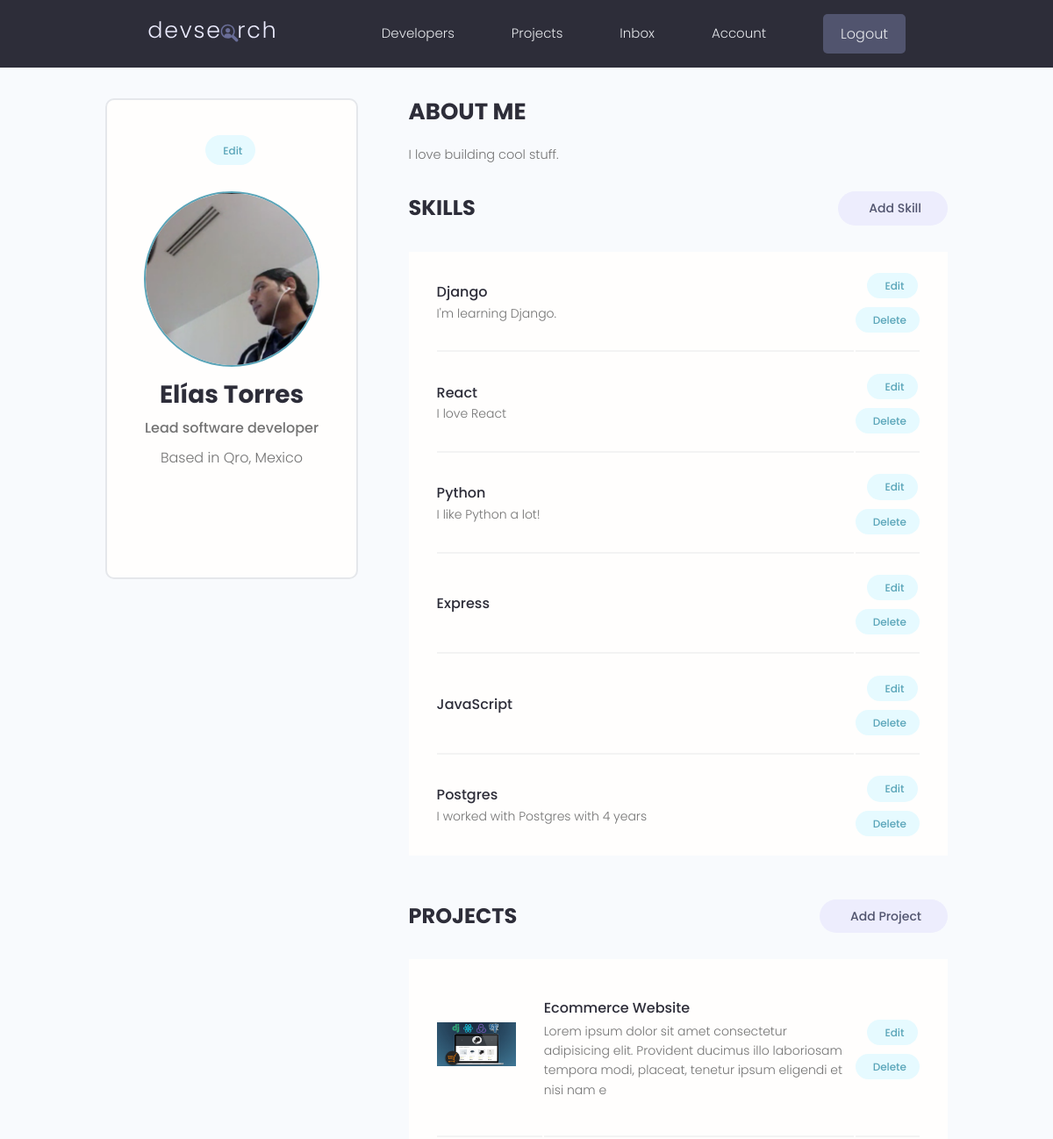
Before: /account/ (signed in, upper part) with the older database file.
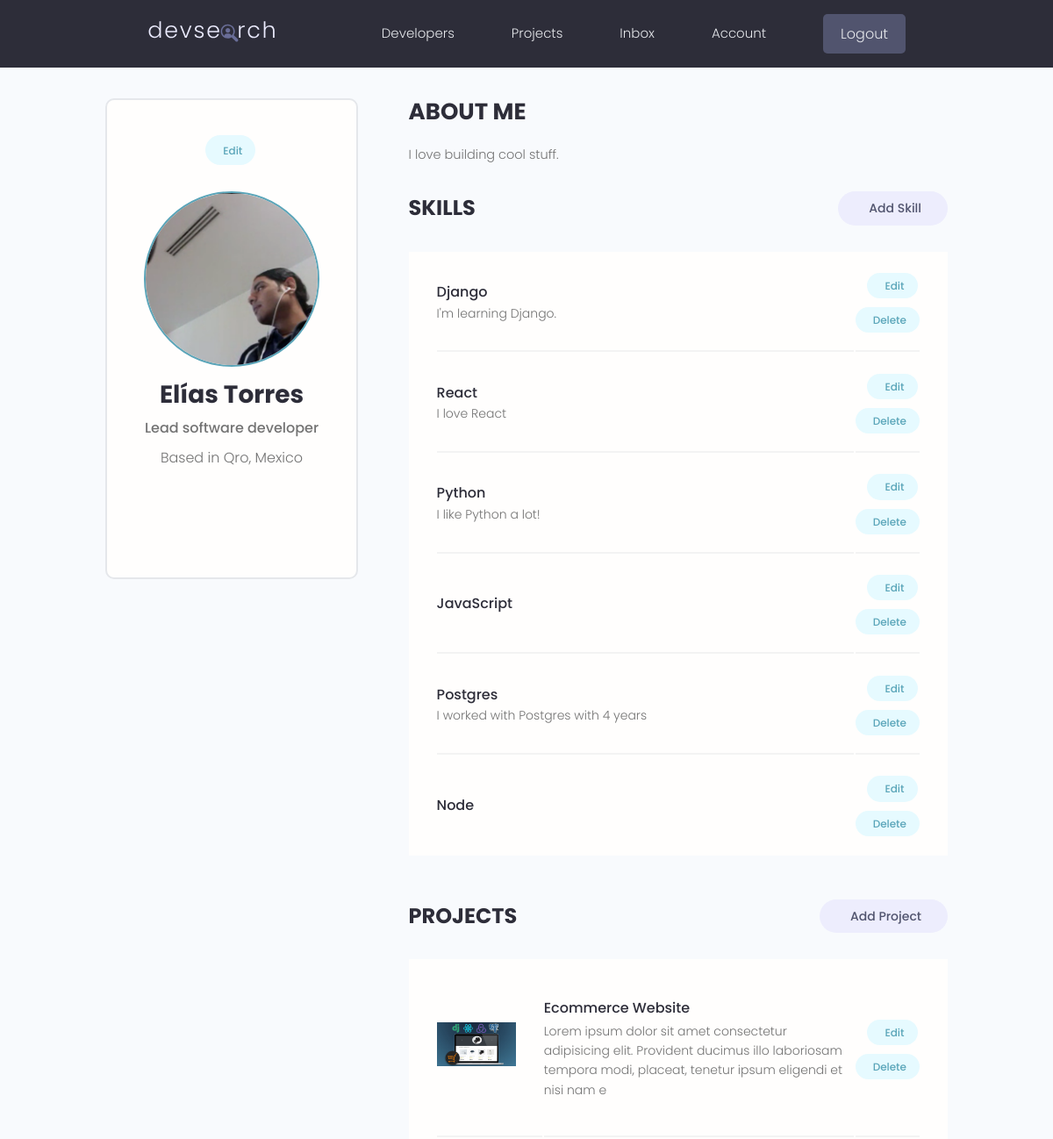
After: the same page with the newer database file.
### developer/models.py (models this page shows, shortened)
class Skill(models.Model):
    id = models.UUIDField(default=uuid.uuid4,
                          primary_key=True, unique=True, editable=False)
    developer = models.ForeignKey(Developer, on_delete=models.CASCADE)
    name = models.CharField(max_length=200, blank=True, null=True)
    description = models.TextField(blank=True, null=True)
    created = models.DateTimeField(auto_now_add=True)

### project/models.py (models this page shows, shortened)
class Project(models.Model):
    id = models.UUIDField(default=uuid.uuid4,
                          primary_key=True, unique=True, editable=False)
    owner = models.ForeignKey(Developer, null=True,
                              blank=True, on_delete=models.CASCADE)
    title = models.CharField(max_length=200, unique=True)
    description = models.TextField(null=True, blank=True)
    featured_image = models.ImageField(
        null=True, blank=True, default='default.jpg')
    demo_link = models.CharField(max_length=2000, null=True, blank=True)
    source_link = models.CharField(max_length=2000, null=True, blank=True)
    tags = models.ManyToManyField('Tag', blank=True)
    vote_total = models.IntegerField(default=0, null=True, blank=True)
    vote_ratio = models.IntegerField(default=0, null=True, blank=True)
    created = models.DateTimeField(auto_now_add=True)

### developer/views.py (the view)
# urls.py: path('account/', views.account, name='account'),
@login_required(login_url='developer:login')
def account(request):
    developer = request.user.developer
    skills = developer.skill_set.all
    context = {'developer': developer, 'skills': skills}
    template_name = 'developer/account.html'
    return render(request, template_name, context)

### developer/templates/developer/account.html (shortened to what the changed rows need)
{% extends 'main.html' %}
{% block content %}
<main class="settingsPage profile my-md">
    <div class="container">
        <div class="layout">
            <div class="column column--1of3">
                <div class="card text-center">
                    <div class="card__body dev">
                        <h2 class="dev__name">{{ developer.name }}</h2>
                    </div>
                </div>
            </div>
            <div class="column column--2of3">
                <table class="settings__table">
                    {% for skill in skills %}
                    <tr>
                        <td class="settings__tableInfo">
                            <h4>{{ skill.name }}</h4>
                            <p>
                                {{ skill.description }}
                            </p>
                        </td>
                        <td class="settings__tableActions">
                            <a class="tag tag--pill tag--main settings__btn"
                                href="{% url 'developer:edit_skill' skill.id %}">
                                Edit
                            </a>
                            <a class="tag tag--pill tag--main settings__btn"
                                href="{% url 'developer:delete_skill' skill.id %}?next=/account">
                                Delete
                            </a>
                        </td>
                    </tr>
                    {% endfor %}
                </table>
                <table class="settings__table">
                    {% for project in developer.project_set.all %}
                    <tr>
                        <td class="settings__thumbnail">
                            <a href="{% url 'project:project' project.id %}"><img src="{{ project.featured_image.url }}"
                                    alt="Project Thumbnail" />
                            </a>
                        </td>
                        <td class="settings__tableInfo">
                            <a href="{% url 'project:project' project.id %}">{{ project.title }}</a>
                            <p>
                                {{ project.description|slice:"150" }}
                            </p>
                        </td>
                        <td class="settings__tableActions">
                            <a class="tag tag--pill tag--main settings__btn"
                                href="{% url 'project:update_project' project.id %}">
                                Edit
                            </a>
                            <a class="tag tag--pill tag--main settings__btn"
                                href="{% url 'project:delete_project' project.id %}?next=/account">
                                Delete
                            </a>
                        </td>
                    </tr>
                    {% endfor %}
                </table>
            </div>
        </div>
    </div>
</main>
{% endblock %}

Changed rows visible on the page:
removed Skill: name "Express"
added Skill: name "Node"
